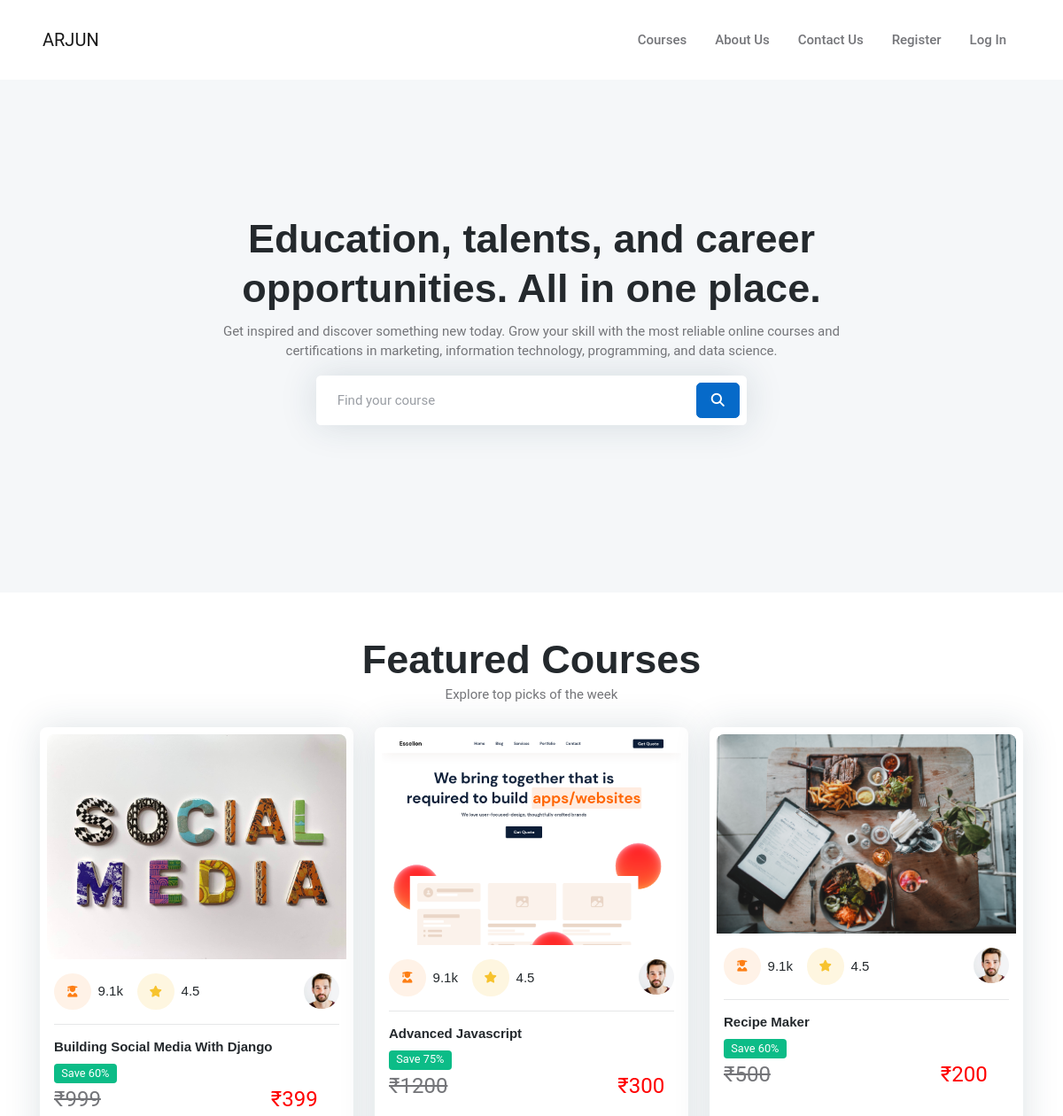
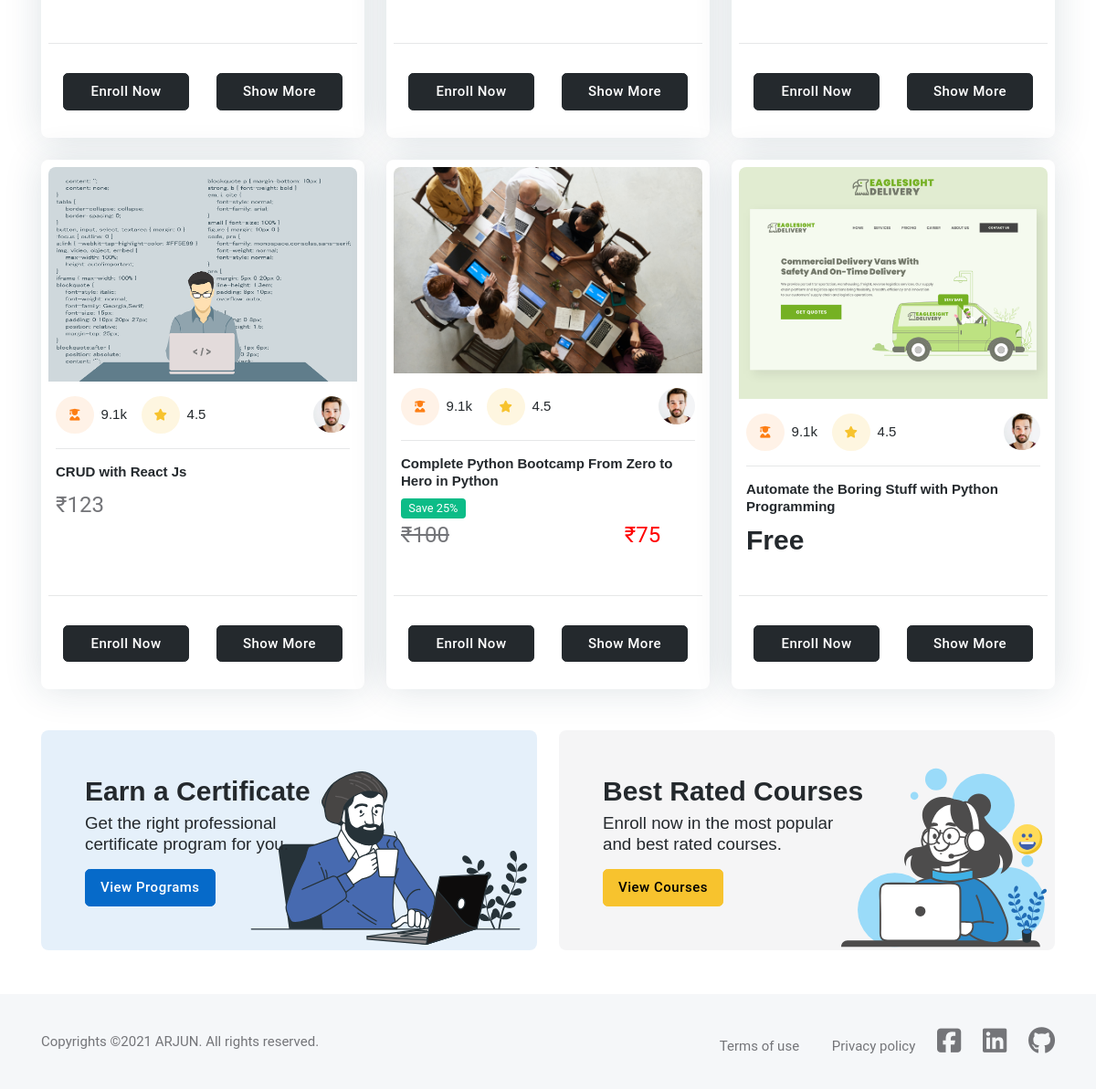
The page / on the database its author committed (2 pictures, top to bottom).
### courses/models.py (models this page shows, shortened)
class Course(models.Model):
    name = models.CharField(max_length=100, null=False)
    slug = models.SlugField(max_length=100, null=False, unique=True)
    description = models.TextField(null=True)
    price = models.IntegerField(null=False)
    discount = models.IntegerField(null=False, default=0)
    created = models.DateTimeField(auto_now_add=True)
    thumbnail = models.ImageField(upload_to='files/thumnail')
    resource = models.FileField(upload_to='files/resource', blank=True, null=True)
    length = models.IntegerField(null=False)
    active = models.BooleanField(default=False, null=True)
    level = models.CharField(choices=COURSE_LEVEL, default='Beginner', max_length=15)

### courses/views.py (the view)
# urls.py: path('', HomeListView.as_view(), name='home'),
class HomeListView(generic.ListView):
    template_name = 'courses/home.html'
    queryset = Course.objects.filter(active=True)

### courses/templatetags/courses_custom_tags.py (called while the page is built, shortened)
@register.simple_tag
def cal_sellprice(price, discount):
	if discount == None or discount == 0:
		return price
	sellprice = price
	sellprice = price - (price * discount * 0.01)
	return math.floor(sellprice)

@register.filter
def rupee(price):
	return f'₹{price}'

@register.simple_tag
def is_enrolled(request, course):
	user = None
	if not request.user.is_authenticated:
		return False

### templates/courses/home.html (shortened to what this page needs)
{% extends "base.html" %}
{% load static %}
{% load courses_custom_tags %}
{% block banner %}
<section class="bg-light">
	<div class="container pt-5 mt-0 mt-lg-5">
		<div class="row position-relative mb-0 mb-sm-5 pb-0 pb-lg-5">
			<div class="col-lg-8 text-center mx-auto position-relative">
				<h1>Education, talents, and career opportunities. All in one place.</h1>
				<p>Get inspired and discover something new today. Grow your skill with the most reliable online courses and certifications in marketing, information technology, programming, and data science. </p>
				<div class="col-md-8 text-center mx-auto pb-5">
					<form action="{% url 'search_results' %}" method="get" class="bg-body shadow rounded p-2">
						<div class="input-group">
							<input class="form-control border-0 me-1" name="q" type="search" placeholder="Find your course">
							<button type="submit" class="btn btn-primary mb-0 rounded z-index-1"><i class="fas fa-search"></i></button>
						</div>
					</form>
				</div>
			</div>
		</div>
	</div>
</section>
{% endblock banner %}
{% block content %}
<section class="pt-0 pt-md-5">
	<div class="container">
		<div class="row mb-4">
			<div class="col-lg-8 text-center mx-auto">
				<h2 class="fs-1 mb-0">Featured Courses</h2>
				<p class="mb-0">Explore top picks of the week </p>
			</div>
		</div>
		<div class="row g-4">
			{% for course in object_list %}
			<div class="col-md-6 col-lg-4 col-xxl-3">
				<div class="card p-2 shadow h-100">
					<div class="rounded-top overflow-hidden">
						<div class="card-overlay-hover">
							<img src="{{course.thumbnail.url}}" class="card-img-top" alt="course image">
						</div>
						<div class="card-img-overlay">
						</div>
					</div>
					<div class="card-body px-2">
						<div class="d-flex justify-content-between">
							<ul class="list-inline hstack gap-2 mb-0">
								<li class="list-inline-item d-flex justify-content-center align-items-center">
									<div class="icon-md bg-orange bg-opacity-10 text-orange rounded-circle"><i class="fas fa-user-graduate"></i></div>
									<span class="h6 fw-light mb-0 ms-2">9.1k</span>
								</li>
								<li class="list-inline-item d-flex justify-content-center align-items-center">
									<div class="icon-md bg-warning bg-opacity-15 text-warning rounded-circle"><i class="fas fa-star"></i></div>
									<span class="h6 fw-light mb-0 ms-2">4.5</span>
								</li>
							</ul>
							<div class="avatar avatar-sm">
								<img class="avatar-img rounded-circle" src="{% static 'images/11.jpg' %}" alt="avatar">
							</div>
						</div>
						<hr>
						<h6 class="card-title"><a href="{% url 'courseDetail' course.slug %}">{{course.name}}</a></h6>
						<div class="d-flex justify-content-between align-items-center mb-0">
							{% if course.price == 0 %}
							    <h3>Free</h3>
							{% else %}
								{% if course.discount %}
							    <p><span class="badge bg-success">Save {{course.discount}}%</span><br>
							    	<span style="font-size: x-large;">
							    		<del>{{course.price|rupee}}</del>&nbsp;
							    		<span style="text-indent: 220px; color: red; padding-left: 180px;">
							    		{% cal_sellprice course.price course.discount as value %} {{value|rupee}}
							    		</span>
							    	</span>
							    </p>
							    {% else %}
							        <span style="font-size: x-large; " >{{course.price|rupee}}</span>
							    {% endif %}
						    {% endif %}
						</div>
					</div><hr>
					<div class="card-footer">
						{% is_enrolled request course as enrolled %}
							<div class="row">
								{% if enrolled %}
									<div class="col"><a href="{% url 'courseDetail' course.slug %}"><button class="btn btn-dark  w-100">Start Course</button></a></div>
								{% else %}
									<div class="col"><a href="{% url 'checkout' course.slug %}"><button class="btn btn-dark  w-100">Enroll Now</button></a></div>
	    							<div class="col"><a href="{% url 'courseDetail' course.slug %}"><button class="btn btn-dark  w-100">Show More</button></a></div>
	    						{% endif %}
							</div>
						</div>
				</div>
			</div>
			{% endfor %}
		</div>
	</div>
</section>
<section class="py-0 mb-5">
	<div class="container">
		<div class="row g-4">
			<div class="col-lg-6 position-relative overflow-hidden">
				<div class="bg-primary bg-opacity-10 rounded-3 p-5 h-100">
					<div class="position-absolute bottom-0 end-0 me-3">
						<img src="{% static 'images/08.svg' %}" class="h-100px h-sm-200px" alt="">
					</div>
					<div class="row">
						<div class="col-sm-8 position-relative">
							<h3 class="mb-1">Earn a Certificate</h3>
							<p class="mb-3 h5 fw-light lead">Get the right professional certificate program for you.</p>
							<a href="{% url 'courses' %}" class="btn btn-primary mb-0">View Programs</a>
						</div>
					</div>
				</div>
			</div>
			<div class="col-lg-6 position-relative overflow-hidden">
				<div class="bg-secondary rounded-3 bg-opacity-10 p-5 h-100">
					<div class="position-absolute bottom-0 end-0 me-3">
						<img src="{% static 'images/15.svg' %}" class="h-100px h-sm-200px" alt="">
					</div>
					<div class="row">
						<div class="col-sm-8 position-relative">
							<h3 class="mb-1">Best Rated Courses</h3>
							<p class="mb-3 h5 fw-light lead">Enroll now in the most popular and best rated courses.</p>
							<a href="{% url 'courses' %}" class="btn btn-warning mb-0">View Courses</a>
						</div>
					</div>
				</div>
			</div>
		</div>
	</div>
</section>
{% endblock content %}

### templates/base.html (shortened to what this page needs)
{% load static %}
<!DOCTYPE html>
<html>
   <head>
		<link rel="stylesheet" type="text/css" href="{% static 'vendor/font-awesome/css/all.min.css' %}">
		<link rel="stylesheet" type="text/css" href="{% static 'vendor/bootstrap-icons/bootstrap-icons.css' %}">
		<link rel="stylesheet" type="text/css" href="{% static 'vendor/tiny-slider/tiny-slider.css' %}">
		<link rel="stylesheet" type="text/css" href="{% static 'vendor/glightbox/css/glightbox.css' %}">
    <link rel="stylesheet" href="{% static 'css/style.css' %}">
   </head>
<body>
	{% include 'navbar.html' %}
   {% block banner %}
   {% endblock banner %}
   {% block content %}
   {% endblock content %}
	{% include 'footer.html' %}
</body>
</html>

### templates/navbar.html (shortened to what this page needs)
<header class="navbar-light navbar-sticky header-static">
		<nav class="navbar navbar-expand-xl">
			<div class="container-fluid px-3 px-xl-5">
			   <a class="navbar-brand" href="{% url 'home' %}">ARJUN</a>
				<div class="navbar-collapse w-100 collapse justify-content-end" id="navbarCollapse">
					<ul class="navbar-nav navbar-nav-scroll">
						<li class="nav-item"><a class="nav-link" href="{% url 'courses' %}">Courses</a></li>
						<li class="nav-item"><a class="nav-link" href="{% url 'about' %}">About Us</a></li>
						<li class="nav-item"><a class="nav-link" href="{% url 'contact' %}">Contact Us</a></li>
						{% if request.user.is_authenticated %}
						<li class="nav-item "><a class="nav-link"><strong>Hello, {{user}}</strong></a></li>
						<li class="nav-item"><a class="nav-link" href="{% url 'my_courses' %}">My Courses</a></li>
						<li class="nav-item"><a class="nav-link" href="{% url 'account_logout' %}">Log Out</a></li>
						{% else %}
						<li class="nav-item"><a class="nav-link" href="{% url 'account_signup' %}">Register</a></li>
						<li class="nav-item"><a class="nav-link" href="{% url 'account_login' %}">Log In</a></li>
						{% endif %}
					</ul>
				</div>
			</div>
		</nav>
	</header>

### templates/footer.html
<footer class="bg-light ">
		<div class="container">
			<div class="py-3">
				<div class="container px-0">
					<div class="d-md-flex justify-content-between align-items-center py-3 text-center text-md-left">
						<div class="text-primary-hover"> Copyrights ©2021 ARJUN</a>. All rights reserved. </div>
						<div class=" mt-3 mt-md-0">
							<ul class="list-inline mb-0">
								<li class="list-inline-item"><a class="nav-link" href="#">Terms of use</a></li>
								<li class="list-inline-item"><a class="nav-link pe-0" href="#">Privacy policy</a></li>
								<li class="list-inline-item"><a class="nav-link pe-0" href="https://www.facebook.com/arjun.giri.5099940" target=”_blank”>
									<i class="fa-brands fa-facebook-square fa-2x"></i>
								</a></li>
								<li class="list-inline-item"><a class="nav-link pe-0"
									href="https://www.linkedin.com/in/arjun-giri-full-stack-web-developer-08577519b/" target=”_blank”>
									<i class="fa-brands fa-linkedin fa-2x"></i>
								</a></li>
								<li class="list-inline-item"><a class="nav-link pe-0" href="https://github.com/giriarjun111" target=”_blank”>
									<i class="fa-brands fa-github fa-2x"></i>
								</a></li>
							</ul>
						</div>
					</div>
				</div>
			</div>
		</div>
	</footer>

### rows shown on the page
Course: thumbnail (picture), name "Building Social Media With Django", discount "60", price "₹999", value "₹399"
Course: thumbnail (picture), name "Advanced Javascript", discount "75", price "₹1200", value "₹300"
Course: thumbnail (picture), name "Recipe Maker", discount "60", price "₹500", value "₹200"
Course: thumbnail (picture), name "CRUD with React Js", price "₹123"
Course: thumbnail (picture), name "Complete Python Bootcamp From Zero to Hero in Python", discount "25", price "₹100", value "₹75"
Course: thumbnail (picture), name "Automate the Boring Stuff with Python Programming", price "Free"
